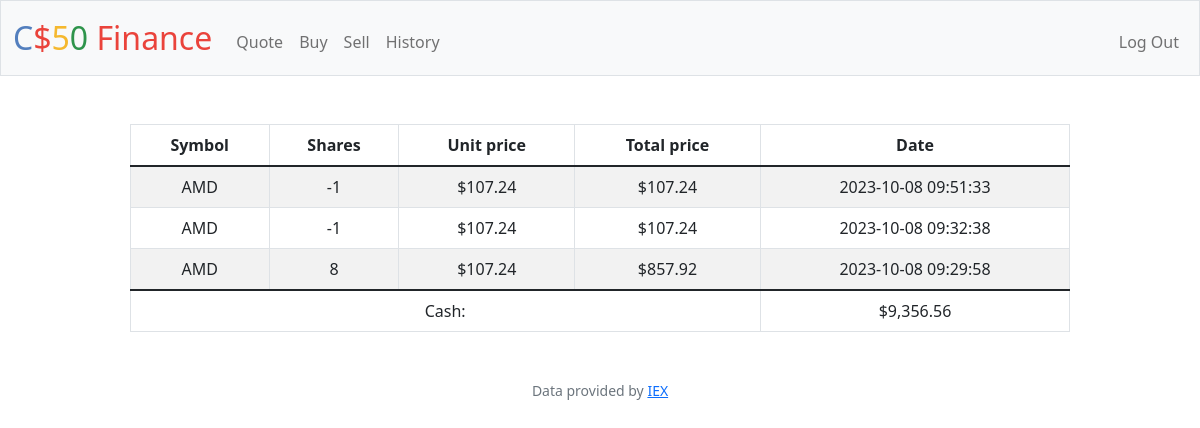
The app's page /history (signed in) with its own data.
### tables this page shows
CREATE TABLE transactions (
    id INTEGER PRIMARY KEY AUTOINCREMENT,
    user INTEGER NOT NULL,
    symbol TEXT NOT NULL,
    shares INTEGER NOT NULL,
    unit_price REAL NOT NULL,
    total_price REAL NOT NULL,
    created_at TIMESTAMP DEFAULT CURRENT_TIMESTAMP
, buy_or_sell TEXT);

CREATE TABLE users (id INTEGER PRIMARY KEY AUTOINCREMENT NOT NULL, username TEXT NOT NULL, hash TEXT NOT NULL, cash NUMERIC NOT NULL DEFAULT 10000.00);

### app.py (the view)
@app.route("/history")
@login_required
def history():
    uid = session['user_id']
    rows = db.execute("SELECT * FROM transactions WHERE user = ? ORDER BY created_at DESC", uid)
    userinfo = db.execute("SELECT cash FROM users WHERE id = ?", uid)
    cash = userinfo[0]["cash"]
    return render_template("history.html", rows=rows, cash=cash)

### app.py (called while the page is built)
@app.after_request
def after_request(response):
    response.headers["Cache-Control"] = "no-cache, no-store, must-revalidate"
    response.headers["Expires"] = 0
    response.headers["Pragma"] = "no-cache"
    return response

### helpers.py (called while the page is built)
def login_required(f):
    @wraps(f)
    def decorated_function(*args, **kwargs):
        if session.get("user_id") is None:
            return redirect("/login")
        return f(*args, **kwargs)
    return decorated_function

def usd(value):
    return f"${value:,.2f}"

### templates/history.html (shortened to what this page needs)
{% extends "layout.html" %}
{% block main %}
    <table class="table table-striped table-bordered" style="width: 80%; margin: auto;">
        <thead>
            <tr>
                <th>Symbol</th>
                <th>Shares</th>
                <th>Unit price</th>
                <th>Total price</th>
                <th>Date</th>
            </tr>
        </thead>
        <tbody>
            {% for row in rows%}
            <tr>
                <td>{{ row.symbol }}</td>
                <td>{{ row.shares }}</td>
                <td>{{ row.unit_price | usd }}</td>
                <td>
                    {{ row.total_price | usd }}
                </td>
                <td>{{ row.created_at }}</td>
            </tr>
            {% endfor %}
        </tbody>
        <thead>
            <tr>
                <td colspan="4">Cash: </td>
                <td>{{ cash | usd }}</td>
            </tr>
        </thead>
    </table>
{% endblock %}

### templates/layout.html (shortened to what this page needs)
<!DOCTYPE html>
<html lang="en">
    <head>
        <link href="https://cdn.jsdelivr.net/npm/bootstrap@5.1.3/dist/css/bootstrap.min.css" rel="stylesheet">
        <link href="/static/styles.css" rel="stylesheet">
    </head>
    <body>
        <nav class="bg-light border navbar navbar-expand-md navbar-light">
            <div class="container-fluid">
                <a class="navbar-brand" href="/"><span class="blue">C</span><span class="red">$</span><span class="yellow">5</span><span class="green">0</span> <span class="red">Finance</span></a>
                <div class="collapse navbar-collapse" id="navbar">
                    {% if session["user_id"] %}
                        <ul class="navbar-nav me-auto mt-2">
                            <li class="nav-item"><a class="nav-link" href="/quote">Quote</a></li>
                            <li class="nav-item"><a class="nav-link" href="/buy">Buy</a></li>
                            <li class="nav-item"><a class="nav-link" href="/sell">Sell</a></li>
                            <li class="nav-item"><a class="nav-link" href="/history">History</a></li>
                        </ul>
                        <ul class="navbar-nav ms-auto mt-2">
                            <li class="nav-item"><a class="nav-link" href="/logout">Log Out</a></li>
                        </ul>
                    {% else %}
                        <ul class="navbar-nav ms-auto mt-2">
                            <li class="nav-item"><a class="nav-link" href="/register">Register</a></li>
                            <li class="nav-item"><a class="nav-link" href="/login">Log In</a></li>
                        </ul>
                    {% endif %}
                </div>
            </div>
        </nav>
        <main class="container-fluid py-5 text-center">
            {% block main %}{% endblock %}
        </main>
        <footer class="mb-5 small text-center text-muted">
            Data provided by <a href="https://iexcloud.io/">IEX</a>
        </footer>
    </body>
</html>

### static/styles.css (style rules this page uses)
nav .navbar-brand { font-size: xx-large; }
nav .navbar-brand .blue { color: #537fbe; }
nav .navbar-brand .red { color: #ea433b; }
nav .navbar-brand .yellow { color: #f5b82e; }
nav .navbar-brand .green { color: #2e944b; }

### records on screen
transactions: symbol "AMD", shares "-1", unit_price "$107.24", total_price "$107.24", created_at "2023-10-08 09:51:33"
transactions: symbol "AMD", shares "-1", unit_price "$107.24", total_price "$107.24", created_at "2023-10-08 09:32:38"
transactions: symbol "AMD", shares "8", unit_price "$107.24", total_price "$857.92", created_at "2023-10-08 09:29:58"
users: cash "$9,356.56"
